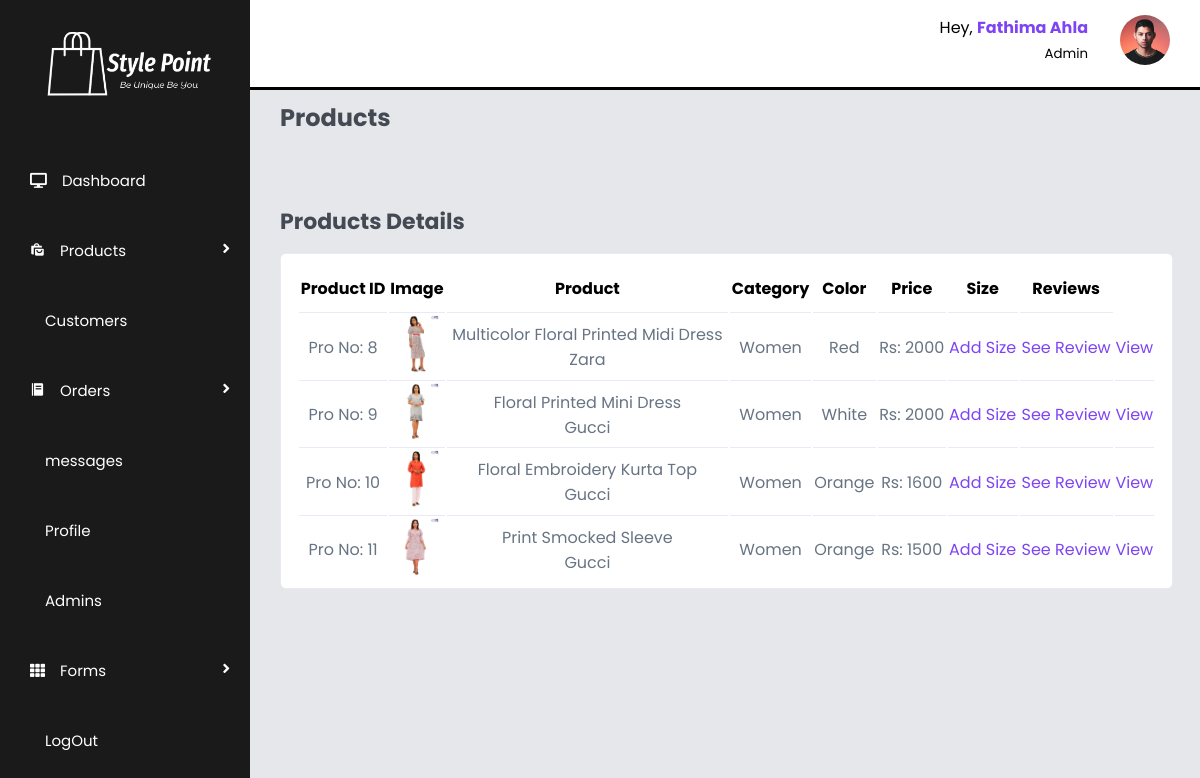
The app's page /admin/products.php (signed in) with its own data.
### tables this page shows
CREATE TABLE `products` (
  `pro_ID` int(100) NOT NULL,
  `pro_Name` varchar(100) NOT NULL,
  `pro_number` varchar(100) NOT NULL,
  `category` varchar(100) NOT NULL,
  `brand_name` varchar(100) NOT NULL,
  `price` int(100) NOT NULL,
  `dis_Price` int(100) NOT NULL,
  `dis_Percentage` int(100) NOT NULL,
  `color` varchar(100) NOT NULL,
  `material` varchar(100) NOT NULL,
  `description` varchar(10000) NOT NULL,
  `img_1` varchar(100) NOT NULL,
  `img_2` varchar(100) NOT NULL,
  `img_3` varchar(100) NOT NULL,
  `img_4` varchar(100) NOT NULL
);

### admin/products.php (the view, shortened to what this page needs)
<?php
include '../components/connect.php';
?>
<!DOCTYPE html>
<html lang="en">
    <head>
        <link rel="stylesheet" href="https://cdn.jsdelivr.net/npm/swiper@9/swiper-bundle.min.css"/>
        <link rel="stylesheet" href="../css/admin_style.css">
        <link href="https://cdn.jsdelivr.net/npm/remixicon@3.2.0/fonts/remixicon.css" rel="stylesheet">
        <link href='https://unpkg.com/boxicons@2.1.4/css/boxicons.min.css' rel='stylesheet'>
        <link rel="stylesheet" href="https://cdnjs.cloudflare.com/ajax/libs/font-awesome/5.15.1/css/all.min.css">
    </head>
    <body>
        <?php include '../components/admin_menu.php';?>
        <section id="interface">
            <?php include '../components/admin_nav.php';?>
                <h3 class="main_heading">Products</h3>
                    <div class="product__tabs">
                        <div class="product__tabs-content  active__tab">
                            <h3 class="heading">Products Details</h3>
                                <div class="show__product-details">
                                    <table>
                                        <thead>
                                            <tr>
                                                <th>Product ID</th>
                                                <th>Image</th>
                                                <th>Product</th>
                                                <th>Category</th>
                                                <th>Color</th>
                                                <th>Price</th>
                                                <th>Size</th>
                                                <th>Reviews</th>
                                            </tr>
                                        </thead>
                                        <tbody>
                                            <?php
                                                $show__products = $conn->prepare("SELECT * FROM `products`");
                                                $show__products->execute();
                                                if($show__products->rowCount() > 0){
                                                    while($fetch_products = $show__products->fetch(PDO::FETCH_ASSOC)){
                                            ?>
                                            <tr>
                                                <td>
                                                    Pro No: <?= $fetch_products['pro_ID']; ?>
                                                </td>
                                                <td>
                                                    <img src="../uploaded_img/<?= $fetch_products['img_1']; ?>" alt="">
                                                </td>
                                                <td>
                                                    <?= $fetch_products['pro_Name']; ?> <br><?= $fetch_products['brand_name']; ?>
                                                </td>
                                                <td>
                                                <?= $fetch_products['category']; ?>
                                                </td>
                                                <td>
                                                    <?= $fetch_products['color']; ?>
                                                </td>
                                                <td>
                                                    Rs: <?= $fetch_products['price']; ?>
                                                </td>
                                                <td>
                                                    <a href="add_size.php?pro_id=<?= $fetch_products['pro_ID'];?>" class="pro_view"><i class="ri-pencil-fill"></i>Add Size</a>
                                                </td>
                                                <td>
                                                    <a href="manage_review.php?pro_id=<?= $fetch_products['pro_ID'];?>" class="pro_view">See Review</a>
                                                </td>
                                                <td>
                                                    <a href="product_details.php?pro_id=<?= $fetch_products['pro_ID'];?>" class="pro_view">View</a>
                                                </td>
                                            </tr>
                                            <?php
                                                }
                                            }else{
                                                echo '<p class="empty"> No Products Added Yet!</p>';
                                            }
                                            ?>
                                        </tbody>
                                    </table>
                                </div>
                        </div>
                    </div>
        </section>
    </body>
</html>

### components/admin_nav.php (shortened to what this page needs)
<div class="navigation">
    <div class="top">
        <?php
            $admin_id = $_SESSION['admin_id'];
            $select_profile = $conn->prepare("SELECT * FROM `admin` WHERE admin_ID = ?");
            $select_profile->execute([$admin_id]);
            if($select_profile->rowCount() > 0){
                $fetch_profile = $select_profile->fetch(PDO::FETCH_ASSOC);
        ?>
        <div class="profile">
            <div class="info">
                <p>Hey, <b><?= $fetch_profile['admin_Name']; ?></b></p>
                <small class="text-muted">Admin</small>
            </div>
        </div>
        <div class="profile-photo">
            <img src="../uploaded_img/<?= $fetch_profile['image']; ?>">
        </div>
        <?php
            }
        ?>
    </div>
</div>

### css/admin_style.css (style rules this page uses)
:root { --main-color: hsl(260, 88%, 61%); --color-primary: #7380ec; --color-danger: #ff7782; --color-success: #41f1b6; --color-warning: #ffbb55; --color-white: #fff; --color-info-dark: #7d8da1; --color-info-light: #dce1eb; --color-dark: #363949; --color-light: rgba(132, 139, 200, 0.18); --color-primary-variant: #111e88; --color-dark-variant: #677483; --color-background: #f6f6f9; --card-border-radius: 2rem; --border-radius-1: 0.4rem; --border-radius-2: 0.8rem; --border-radius-3: 1.2rem; --card-padding: 1.8rem; --padding: 1.2rem; --box-shadow: 0 2rem 3rem var(--color-light); --container-color: #fff; --first-color: hsl(var(--hue), 88%, 58%); --title-color: hsl(250, 8%, 15%); --first-color-alt: hsl(var(--hue), 88%, 58%); --small-font-size: 1rem; --h3-font-size: 1.25rem; --font-medium: 500; --mb-1: 1rem; --z-fixed: 100; }
* { margin: 0; padding: 0; box-sizing: border-box; font-family: 'Poppins',sans-serif; }
body { width: 100%; min-height: 100vh; background: #E5E7EB; position: relative; display: flex; background-size: cover; background-position: center; }
#interface { width: calc(100% - 250px); margin-left: 250px; position: relative; }
#interface .navigation { display: flex; align-items: center; justify-content: space-between; background: #fff; padding: 15px 30px; border-bottom: 3px solid black; position: fixed; width: calc(100% - 250px); }
#interface .navigation .top { display: flex; justify-content: end; gap: 2rem; }
#interface .top .profile { display: flex; gap: 2rem; text-align: right; }
#interface .top .profile .info b { color: var(--main-color); }
#interface .top img { width: 50px; height: auto; border-radius: 50%; }
.main_heading { color: #444a53; padding: 30px 30px 0 30px; font-size: 24px; font-weight: 700; margin-top: 70px; }
.heading { color: #444a53; padding: 0 30px 0 30px; font-size: 22px; font-weight: 700; margin-top: 70px; }
.show__product-details { width: 94%; margin: 15px 0 30px 30px; overflow: auto; background: #fff; border-radius: 8px; }
.show__product-details table { width: 100%; padding: 4px 16px; text-align: center; box-shadow: var(--box-shadow); transition: all 300ms ease; border: 1px solid var(--color-light); }
.show__product-details table thead tr th { border-bottom: 1px solid var(--color-light); padding: 1rem 0 .7rem 0; height: 2.8rem; }
.show__product-details table tr td { height: 3.5rem; border-bottom: 1px solid var(--color-light); color: var(--color-dark-variant); }
.show__product-details table tbody tr td img { display: inline-block; width: 45px; }
.show__product-details table tbody tr:last-child td { border: none; }
.pro_view { text-decoration: none; color: var(--main-color); }

### records on screen
products: pro_ID "8", img_1 (picture), pro_Name "Multicolor Floral Printed Midi Dress", brand_name "Zara", category "Women", color "Red", price "2000"
products: pro_ID "9", img_1 (picture), pro_Name "Floral Printed Mini Dress", brand_name "Gucci", category "Women", color "White", price "2000"
products: pro_ID "10", img_1 (picture), pro_Name "Floral Embroidery Kurta Top", brand_name "Gucci", category "Women", color "Orange", price "1600"
products: pro_ID "11", img_1 (picture), pro_Name "Print Smocked Sleeve", brand_name "Gucci", category "Women", color "Orange", price "1500"

### other values on screen
$fetch_profile['admin_Name'] "Fathima Ahla"
